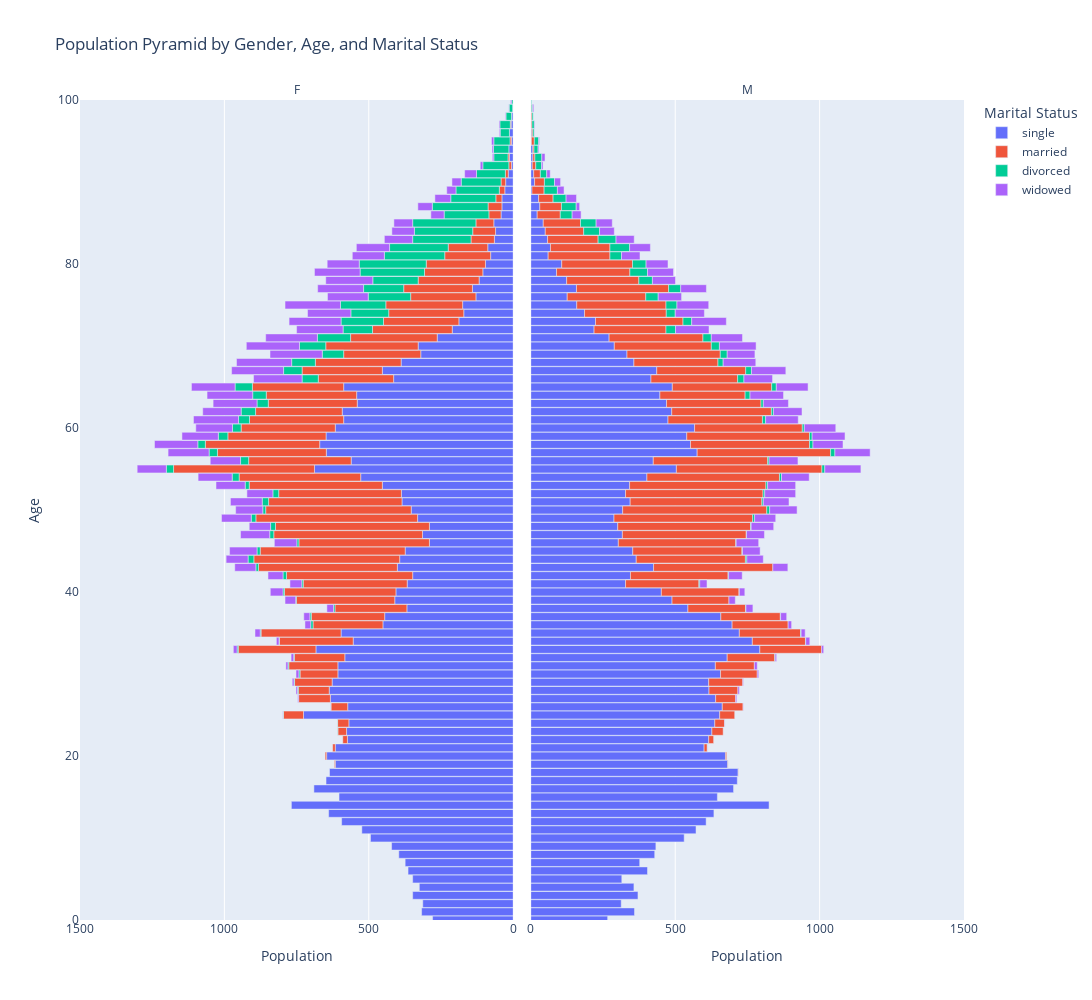

Write notebook code for a chart like this one.
### Code cell
# Prepare data for population pyramid
pyramid_data = results.copy()
pyramid_data['count'] = 1

# Group by age, gender, and marital_status
grouped = pyramid_data.groupby(['age', 'gender', 'marital_status']).size().reset_index(name='count')

# For population pyramid, males are negative
grouped['count'] = grouped.apply(lambda row: -row['count'] if row['gender'] == 'F' else row['count'], axis=1)

# Convert marital_status to string for better legend
grouped['marital_status'] = grouped['marital_status'].astype(str)

marital_status_map = {
    "1.0": "single",
    "2.0": "married",
    "3.0": "divorced",
    "4.0": "widowed"
}
grouped['marital_status'] = grouped['marital_status'].map(marital_status_map)

fig = px.bar(
    grouped,
    x='count',
    y='age',
    color='marital_status',
    orientation='h',
    facet_col='gender',
    labels={'count': 'Population', 'age': 'Age', 'marital_status': 'Marital Status'},
    title='Population Pyramid by Gender, Age, and Marital Status',
    hover_data=['age', 'gender', 'marital_status','count'],
    height=1000,
    width=1300,
)

fig.update_xaxes(
    range=[-1500, 0],
    tickvals=[-1500, -1000, -500, 0],
    ticktext=[1500, 1000, 500, 0],
    matches=None,
    row=None, col=None,
    selector=dict(anchor='y')
)
fig.update_xaxes(
    range=[0, 1500],
    tickvals=[0, 500, 1000, 1500],
    ticktext=[0, 500, 1000, 1500],
    matches=None,
    row=None, col=None,
    selector=dict(anchor='y2')
)

fig.update_yaxes(range=[0, 100], matches='y')



fig.update_layout(bargap=0.05)
fig.for_each_annotation(lambda a: a.update(text=a.text.split("=")[-1]))
fig.show()

### Figure 1 — Plotly figure (JSON) as saved in the notebook; plotly's stock layout.template omitted (floating-point values rounded to 4 significant figures; data arrays with more than 128 entries replaced by an {"elided": "..."} marker saying what was removed)
{"data": [{"customdata": {"elided": "105x2 str values"}, "hovertemplate": "Marital Status=%{customdata[1]}<br>gender=%{customdata[0]}<br>Population=%{x}<br>Age=%{y}<extra></extra>", "legendgroup": "single", "marker": {"color": "#636efa", "pattern": {"shape": ""}}, "name": "single", "orientation": "h", "showlegend": true, "textposition": "auto", "type": "bar", "x": [-279, -317, -313, -348, -325, -348, -364, -374, -396, -421, -494, -524, -594, -639, -768, -603, -690, -648, -636, -616, -646, -616, -574, -577, -569, -726, -573, -633, -637, -627, -607, -607, -583, -683, -554, -596, -451, -445, -368, -410, -406, -367, -348, -401, -393, -374, -290, -314, -290, -331, -353, -385, -387, -453, -528, -688, -561, -647, -670, -648, -616, -587, -592, -540, -542, -587, -414, -453, -388, -320, -329, -263, -211, -188, -171, -175, -129, -141, -118, -105, -96, -78, -88, -65, -61, -67, -42, -39, -39, -29, -26, -17, -6, -13, -15, -6, -13, -7, -5, -2, -2, -1, -1, -1, -1], "xaxis": "x", "y": [0, 1, 2, 3, 4, 5, 6, 7, 8, 9, 10, 11, 12, 13, 14, 15, 16, 17, 18, 19, 20, 21, 22, 23, 24, 25, 26, 27, 28, 29, 30, 31, 32, 33, 34, 35, 36, 37, 38, 39, 40, 41, 42, 43, 44, 45, 46, 47, 48, 49, 50, 51, 52, 53, 54, 55, 56, 57, 58, 59, 60, 61, 62, 63, 64, 65, 66, 67, 68, 69, 70, 71, 72, 73, 74, 75, 76, 77, 78, 79, 80, 81, 82, 83, 84, 85, 86, 87, 88, 89, 90, 91, 92, 93, 94, 95, 96, 97, 98, 99, 101, 102, 104, 107, 114], "yaxis": "y"}, {"customdata": {"elided": "101x2 str values"}, "hovertemplate": "Marital Status=%{customdata[1]}<br>gender=%{customdata[0]}<br>Population=%{x}<br>Age=%{y}<extra></extra>", "legendgroup": "single", "marker": {"color": "#636efa", "pattern": {"shape": ""}}, "name": "single", "orientation": "h", "showlegend": false, "textposition": "auto", "type": "bar", "x": [266, 359, 313, 371, 357, 315, 404, 377, 429, 433, 531, 572, 607, 634, 825, 646, 702, 715, 718, 682, 674, 600, 616, 627, 637, 654, 663, 640, 617, 616, 657, 639, 680, 793, 767, 722, 697, 658, 544, 489, 452, 328, 345, 425, 365, 353, 303, 317, 301, 288, 318, 344, 328, 342, 402, 504, 424, 576, 553, 540, 567, 475, 488, 470, 447, 490, 416, 436, 357, 333, 289, 271, 219, 224, 186, 159, 126, 158, 124, 89, 107, 60, 68, 58, 50, 43, 22, 31, 27, 4, 13, 10, 5, 7, 7, 2, 3, 1, 1, 1, 1], "xaxis": "x2", "y": [0, 1, 2, 3, 4, 5, 6, 7, 8, 9, 10, 11, 12, 13, 14, 15, 16, 17, 18, 19, 20, 21, 22, 23, 24, 25, 26, 27, 28, 29, 30, 31, 32, 33, 34, 35, 36, 37, 38, 39, 40, 41, 42, 43, 44, 45, 46, 47, 48, 49, 50, 51, 52, 53, 54, 55, 56, 57, 58, 59, 60, 61, 62, 63, 64, 65, 66, 67, 68, 69, 70, 71, 72, 73, 74, 75, 76, 77, 78, 79, 80, 81, 82, 83, 84, 85, 86, 87, 88, 89, 90, 91, 92, 93, 94, 95, 96, 97, 98, 100, 102], "yaxis": "y2"}, {"customdata": {"elided": "78x2 str values"}, "hovertemplate": "Marital Status=%{customdata[1]}<br>gender=%{customdata[0]}<br>Population=%{x}<br>Age=%{y}<extra></extra>", "legendgroup": "married", "marker": {"color": "#EF553B", "pattern": {"shape": ""}}, "name": "married", "orientation": "h", "showlegend": true, "textposition": "auto", "type": "bar", "x": [-3, -5, -9, -16, -30, -39, -70, -58, -110, -107, -130, -131, -170, -175, -269, -256, -277, -242, -254, -249, -341, -386, -360, -437, -481, -505, -502, -452, -515, -533, -560, -504, -462, -425, -461, -421, -488, -355, -377, -396, -340, -326, -326, -300, -308, -313, -316, -261, -278, -297, -267, -320, -300, -276, -261, -260, -266, -226, -238, -211, -202, -205, -159, -137, -81, -79, -62, -42, -48, -21, -19, -16, -10, -9, -5, -5, -3, -1], "xaxis": "x", "y": [19, 20, 21, 22, 23, 24, 25, 26, 27, 28, 29, 30, 31, 32, 33, 34, 35, 36, 37, 38, 39, 40, 41, 42, 43, 44, 45, 46, 47, 48, 49, 50, 51, 52, 53, 54, 55, 56, 57, 58, 59, 60, 61, 62, 63, 64, 65, 66, 67, 68, 69, 70, 71, 72, 73, 74, 75, 76, 77, 78, 79, 80, 81, 82, 83, 84, 85, 86, 87, 88, 89, 90, 91, 92, 93, 95, 97, 98], "yaxis": "y"}, {"customdata": {"elided": "85x2 str values"}, "hovertemplate": "Marital Status=%{customdata[1]}<br>gender=%{customdata[0]}<br>Population=%{x}<br>Age=%{y}<extra></extra>", "legendgroup": "married", "marker": {"color": "#EF553B", "pattern": {"shape": ""}}, "name": "married", "orientation": "h", "showlegend": false, "textposition": "auto", "type": "bar", "x": [1, 1, 4, 11, 17, 39, 34, 52, 72, 69, 100, 118, 127, 135, 165, 214, 184, 212, 194, 206, 200, 197, 269, 254, 338, 413, 378, 378, 407, 429, 460, 480, 499, 456, 476, 472, 459, 504, 396, 462, 412, 425, 373, 327, 345, 327, 295, 344, 300, 308, 291, 323, 336, 325, 249, 303, 283, 309, 272, 319, 250, 254, 245, 214, 206, 175, 133, 129, 80, 75, 50, 42, 34, 23, 12, 7, 4, 10, 4, 3, 3, 2, 1, 1, 1], "xaxis": "x2", "y": [18, 19, 20, 21, 22, 23, 24, 25, 26, 27, 28, 29, 30, 31, 32, 33, 34, 35, 36, 37, 38, 39, 40, 41, 42, 43, 44, 45, 46, 47, 48, 49, 50, 51, 52, 53, 54, 55, 56, 57, 58, 59, 60, 61, 62, 63, 64, 65, 66, 67, 68, 69, 70, 71, 72, 73, 74, 75, 76, 77, 78, 79, 80, 81, 82, 83, 84, 85, 86, 87, 88, 89, 90, 91, 92, 93, 94, 95, 96, 97, 98, 99, 101, 102, 103], "yaxis": "y2"}, {"customdata": {"elided": "83x2 str values"}, "hovertemplate": "Marital Status=%{customdata[1]}<br>gender=%{customdata[0]}<br>Population=%{x}<br>Age=%{y}<extra></extra>", "legendgroup": "divorced", "marker": {"color": "#00cc96", "pattern": {"shape": ""}}, "name": "divorced", "orientation": "h", "showlegend": true, "textposition": "auto", "type": "bar", "x": [-1, -1, -1, -1, -3, -2, -4, -3, -2, -4, -1, -3, -8, -5, -5, -2, -5, -5, -12, -9, -20, -11, -7, -14, -17, -16, -10, -22, -20, -14, -24, -25, -28, -29, -26, -33, -30, -38, -50, -39, -47, -60, -56, -64, -82, -74, -91, -115, -102, -147, -131, -157, -147, -139, -157, -223, -232, -209, -203, -202, -202, -219, -155, -193, -156, -150, -138, -100, -90, -49, -53, -56, -32, -36, -19, -12, -5, -9, -7, -4, -2, -2, -1], "xaxis": "x", "y": [23, 24, 25, 26, 28, 29, 30, 31, 32, 33, 34, 35, 36, 37, 38, 39, 40, 41, 42, 43, 44, 45, 46, 47, 48, 49, 50, 51, 52, 53, 54, 55, 56, 57, 58, 59, 60, 61, 62, 63, 64, 65, 66, 67, 68, 69, 70, 71, 72, 73, 74, 75, 76, 77, 78, 79, 80, 81, 82, 83, 84, 85, 86, 87, 88, 89, 90, 91, 92, 93, 94, 95, 96, 97, 98, 99, 100, 101, 102, 103, 104, 105, 107], "yaxis": "y"}, {"customdata": {"elided": "73x2 str values"}, "hovertemplate": "Marital Status=%{customdata[1]}<br>gender=%{customdata[0]}<br>Population=%{x}<br>Age=%{y}<extra></extra>", "legendgroup": "divorced", "marker": {"color": "#00cc96", "pattern": {"shape": ""}}, "name": "divorced", "orientation": "h", "showlegend": false, "textposition": "auto", "type": "bar", "x": [1, 1, 1, 2, 1, 1, 1, 3, 2, 5, 2, 1, 1, 2, 7, 10, 5, 6, 6, 7, 10, 5, 15, 12, 9, 7, 11, 7, 8, 17, 16, 22, 20, 18, 24, 28, 29, 33, 30, 31, 38, 43, 42, 47, 61, 47, 40, 68, 62, 55, 54, 41, 51, 45, 46, 35, 22, 20, 24, 14, 15, 5, 8, 4, 4, 2, 1, 4, 1, 1, 1, 1, 1], "xaxis": "x2", "y": [21, 32, 34, 35, 37, 38, 40, 41, 42, 44, 45, 46, 47, 48, 49, 50, 51, 52, 53, 54, 55, 56, 57, 58, 59, 60, 61, 62, 63, 64, 65, 66, 67, 68, 69, 70, 71, 72, 73, 74, 75, 76, 77, 78, 79, 80, 81, 82, 83, 84, 85, 86, 87, 88, 89, 90, 91, 92, 93, 94, 95, 96, 97, 98, 99, 100, 101, 102, 103, 104, 105, 106, 107], "yaxis": "y2"}, {"customdata": {"elided": "78x2 str values"}, "hovertemplate": "Marital Status=%{customdata[1]}<br>gender=%{customdata[0]}<br>Population=%{x}<br>Age=%{y}<extra></extra>", "legendgroup": "widowed", "marker": {"color": "#ab63fa", "pattern": {"shape": ""}}, "name": "widowed", "orientation": "h", "showlegend": true, "textposition": "auto", "type": "bar", "x": [-1, -1, -3, -5, -6, -10, -7, -9, -13, -9, -18, -20, -21, -23, -37, -44, -41, -52, -73, -76, -95, -78, -101, -74, -103, -94, -110, -90, -101, -118, -101, -105, -142, -150, -126, -127, -156, -133, -152, -158, -151, -168, -180, -191, -181, -184, -179, -161, -180, -150, -192, -141, -159, -163, -158, -111, -111, -115, -98, -78, -65, -46, -50, -55, -32, -32, -41, -9, -5, -5, -8, -3, -3, -2, -1, -4, -1, -1], "xaxis": "x", "y": [25, 26, 27, 28, 29, 30, 31, 32, 33, 34, 35, 36, 37, 38, 39, 40, 41, 42, 43, 44, 45, 46, 47, 48, 49, 50, 51, 52, 53, 54, 55, 56, 57, 58, 59, 60, 61, 62, 63, 64, 65, 66, 67, 68, 69, 70, 71, 72, 73, 74, 75, 76, 77, 78, 79, 80, 81, 82, 83, 84, 85, 86, 87, 88, 89, 90, 91, 92, 93, 94, 95, 96, 97, 98, 99, 100, 102, 114], "yaxis": "y"}, {"customdata": {"elided": "76x2 str values"}, "hovertemplate": "Marital Status=%{customdata[1]}<br>gender=%{customdata[0]}<br>Population=%{x}<br>Age=%{y}<extra></extra>", "legendgroup": "widowed", "marker": {"color": "#ab63fa", "pattern": {"shape": ""}}, "name": "widowed", "orientation": "h", "showlegend": false, "textposition": "auto", "type": "bar", "x": [1, 1, 1, 4, 5, 2, 5, 10, 5, 7, 14, 14, 12, 21, 24, 22, 19, 25, 47, 52, 57, 61, 78, 62, 78, 73, 95, 89, 107, 97, 96, 125, 100, 122, 104, 114, 109, 113, 99, 87, 116, 110, 99, 119, 113, 96, 127, 108, 116, 120, 101, 110, 81, 89, 80, 90, 76, 64, 72, 63, 51, 56, 31, 12, 36, 23, 21, 12, 5, 11, 3, 3, 1, 2, 4, 2], "xaxis": "x2", "y": [21, 24, 26, 27, 28, 29, 30, 31, 32, 33, 34, 35, 36, 37, 38, 39, 40, 41, 42, 43, 44, 45, 46, 47, 48, 49, 50, 51, 52, 53, 54, 55, 56, 57, 58, 59, 60, 61, 62, 63, 64, 65, 66, 67, 68, 69, 70, 71, 72, 73, 74, 75, 76, 77, 78, 79, 80, 81, 82, 83, 84, 85, 86, 87, 88, 89, 90, 91, 92, 93, 94, 95, 96, 97, 99, 102], "yaxis": "y2"}], "layout": {"annotations": [{"font": {}, "showarrow": false, "text": "F", "x": 0.245, "xanchor": "center", "xref": "paper", "y": 1, "yanchor": "bottom", "yref": "paper"}, {"font": {}, "showarrow": false, "text": "M", "x": 0.755, "xanchor": "center", "xref": "paper", "y": 1, "yanchor": "bottom", "yref": "paper"}], "bargap": 0.05, "barmode": "relative", "height": 1000, "legend": {"title": {"text": "Marital Status"}, "tracegroupgap": 0}, "title": {"text": "Population Pyramid by Gender, Age, and Marital Status"}, "width": 1300, "xaxis": {"anchor": "y", "domain": [0, 0.49], "range": [-1500, 0], "ticktext": [1500, 1000, 500, 0], "tickvals": [-1500, -1000, -500, 0], "title": {"text": "Population"}}, "xaxis2": {"anchor": "y2", "domain": [0.51, 1], "range": [0, 1500], "ticktext": [0, 500, 1000, 1500], "tickvals": [0, 500, 1000, 1500], "title": {"text": "Population"}}, "yaxis": {"anchor": "x", "domain": [0, 1], "matches": "y", "range": [0, 100], "title": {"text": "Age"}}, "yaxis2": {"anchor": "x2", "domain": [0, 1], "matches": "y", "range": [0, 100], "showticklabels": false}}}
